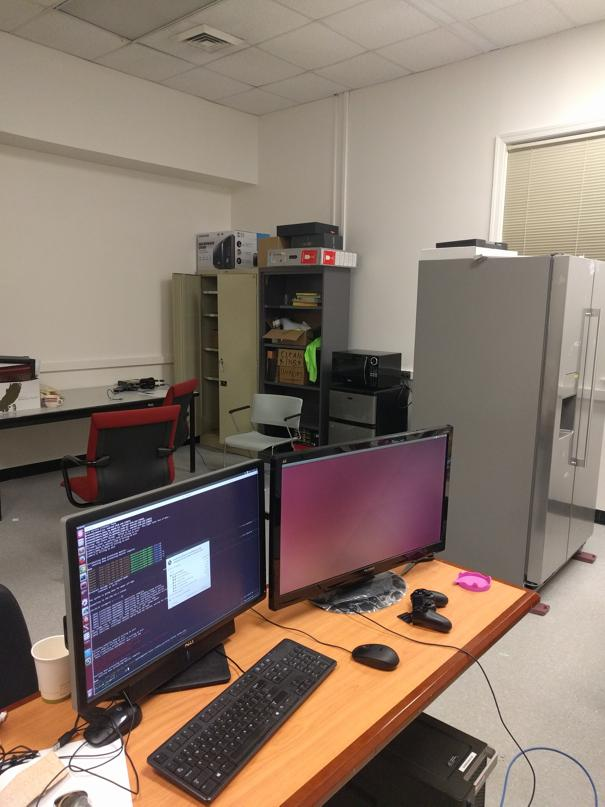
#> input picture Phase1/Data/Train/Set3/2.jpg, 605 x 807 px, found by its file name
$ python Wrapper.py
#> lines starting #> are read from the running program, lines starting #| are printed output that depends on the picture; after the words box and inside, x2 and y2 are one past the last pixel; in counts of white or black regions, pixels touching at a corner belong together
#!/usr/bin/evn python

"""
RBE/CS Fall 2022: Classical and Deep Learning Approaches for
Geometric Computer Vision
Project 1: MyAutoPano: Phase 2 Starter Code


Author(s):
Lening Li (lli4@wpi.edu)
Teaching Assistant in Robotics Engineering,
Worcester Polytechnic Institute
"""

# Code starts here:

import numpy as np
from skimage.feature import peak_local_max
from scipy.ndimage.filters import maximum_filter
import cv2

# Add any python libraries here


def extract_corners(image_path, use_harris=True, block_size=2, ksize=3, k=0.04, num_corners=100):
    # Load the input image
    image = cv2.imread(image_path)

    # Convert the image to grayscale
    gray = cv2.cvtColor(image, cv2.COLOR_BGR2GRAY)

    # Apply either Harris corner detection or Shi-Tomasi corner detection
    if use_harris:
        # Perform Harris corner detection
        corners = cv2.cornerHarris(gray, block_size, ksize, k)

        # Refine the corners by applying a threshold
        corners[corners < 0.001 * corners.max()] = 0
        #corners = cv2.threshold(corners, 0.001 * corners.max(), 255, cv2.THRESH_BINARY)[1]
        # Find the coordinates of the corners
        corner_coords = np.argwhere(corners > 0.01 * corners.max())
        corner_coords = [corner[::-1] for corner in corner_coords]  # Reverse x-y order

    else:
        # Perform Shi-Tomasi corner detection
        corners = cv2.goodFeaturesToTrack(gray, num_corners, 0.01, 10)
        corner_coords = np.int0(corners).reshape(-1, 2).tolist()

    # Draw the detected corners on the image
    image_with_corners = image.copy()

    if use_harris:
        # Harris corner detection produces a corner score image
        image_with_corners[corners > 0.01 * corners.max()] = [0, 0, 255]
    else:
        # Shi-Tomasi corner detection returns corner points directly
        for corner in corner_coords:
            x, y = corner
            cv2.circle(image_with_corners, (x, y), 3, (0, 0, 255), -1)

    return corners, corner_coords, image_with_corners

def ANMS(image, corner_map, N_Best=500):

    local_maxima = peak_local_max(corner_map, 15)

    N_Strong = len(local_maxima)

    r = [np.Inf for i in range(N_Strong)]

    ED = 0

    count = 0

    for i in range(N_Strong):
        for j in range(N_Strong):
            if corner_map[local_maxima[i][0]][local_maxima[i][1]] < corner_map[local_maxima[j][0]][local_maxima[j][1]]:
                ED = np.sqrt((local_maxima[i][0] - local_maxima[j][0])**2 + (local_maxima[i][1] - local_maxima[j][1])**2)
            if ED < r[i]:
                r[i] = ED
                count += 1

    if count < N_Best:
        N_Best = count

    #Sort the r list in descending order and get the N_Best corners without using zip function
    N_Best_Corners = [local_maxima[i] for i in np.argsort(r)[::-1][:N_Best]]

    #print(N_Best_Corners)

    #Show the N_Best corners on the image
    for i in range(len(N_Best_Corners)):
       cv2.circle(image, (int(N_Best_Corners[i][1]), int(N_Best_Corners[i][0])), 3, (0, 0, 255), -1)

    # [4 lines of commented-out code are left out]

    return N_Best_Corners

# You need to describe each feature point by a feature vector, this is like encoding the information at each feature point by a vector. One of the easiest feature descriptor is described next.
# Take a patch of size 41×41 centered (this is very important) around the keypoint/feature point. Now apply gaussian blur (feel free to play around with the parameters, for a start you can use OpenCV’s default parameters in cv2.GaussianBlur command. Now, sub-sample the blurred output (this reduces the dimension) to 8×8
# .Then reshape to obtain a 64×1 vector.Standardize the vector to have zero mean and variance of 1.

def feature_descriptor(image, corner_coords, patch_size=41, blur_sigma=1.5):
    # Convert the image to grayscale
    gray = cv2.cvtColor(image, cv2.COLOR_BGR2GRAY)
    width1, height1 = gray.shape

    # Initialize the list of feature descriptors
    feature_descriptors = []

    # Iterate over the corner coordinates
    for corner in corner_coords:
        # Extract the patch centered at the corner coordinate
        x, y = corner
        #patch = gray[int(y - patch_size // 2):int(y + patch_size // 2 + 1), int(x - patch_size // 2):int(x + patch_size // 2 + 1)]

        if ((int(x - patch_size/2) > 0) and (int(x + patch_size/2) < height1)) and ((int(y - patch_size/2) > 0) and (int(y + patch_size/2) < width1)):
            patch = gray[int(y - patch_size/2): int(y + patch_size/2), int(x - patch_size/2): int(x + patch_size/2)]
            #patch = gray[int(y - patch_size // 2):int(y + patch_size // 2 + 1), int(x - patch_size // 2):int(x + patch_size // 2 + 1)]
        # patch = cv2.GaussianBlur(patch, (3, 3), 0)

        else:
            print("Patch is None")
            continue

        # Apply Gaussian blur to the patch
        patch = cv2.GaussianBlur(patch, (3, 3), blur_sigma)

        patch_subsampled = cv2.resize(patch, (8, 8), interpolation=cv2.INTER_AREA)
        feature_vector = patch_subsampled.reshape(64)
        feature_vector_std = (feature_vector - feature_vector.mean()) / (feature_vector.std() + 1e-10)

        # Sub-sample the blurred patch
        #patch = patch[::patch_size // sub_sample_size, ::patch_size // sub_sample_size]

        # Standardize the patch
        #patch = (patch - np.mean(patch)) / np.std(patch)

        # Flatten the patch into a feature vector
        #feature_vector = patch.flatten()

        #print(feature_vector_std.shape)

        # Append the feature vector to the list of feature descriptors
        feature_descriptors.append(feature_vector_std)

    return feature_descriptors

def match_features(features1, features2, corners1, corners2, threshold=1):
    matched_coords = []
    for i in range(len(features1)):
        SSD = []
        for j in range(len(features2)):
            ssd_val = np.linalg.norm((features1[i]-features2[j]))**2
            SSD.append(ssd_val)

        sorted_SSD_index = np.argsort(SSD)
        if (SSD[sorted_SSD_index[0]] / SSD[sorted_SSD_index[1]]) < threshold:
            matched_coords.append((corners1[i], corners2[sorted_SSD_index[0]]))

    print(f"Number of matched co-ordinates: {len(matched_coords)}")

    if len(matched_coords) < 30:
        print('\nNot enough matches!\n')
        quit()

    return np.array(matched_coords)

def visualizeMatchedFeatures(image1, image2, matched_coords):
    """
        Takes two images and list of co-ordiates of matched features in the images
        and gives a visulaization of the mapping of these features across the images.
    """
    img1 = image1.copy()
    img2 = image2.copy()
    print("\nVisualizing the mapping of matched features of the two images.")

    # images has to be resized into same size (height needs to be same for concatenation)
    image_sizes = [img1.shape, img2.shape]
    target_size = np.max(image_sizes, axis=0)
    if img1.shape != list(target_size):
        print("\nResizing image 1 for proper visualization.")
        img1 = cv2.resize(img1, (target_size[1], target_size[0]), interpolation=cv2.INTER_AREA)
    if img2.shape != list(target_size):
        print("\nResizing image 2 for proper visualization.")
        img2 = cv2.resize(img2, (target_size[1], target_size[0]), interpolation=cv2.INTER_AREA)

    concatenated_image = np.concatenate((img1, img2), axis=1)
    corners1, corners2 = matched_coords[:, 0].astype(int).copy(), matched_coords[:, 1].astype(int).copy()
    corners2[:,0] += img1.shape[1]

    for coord1, coord2 in zip(corners1, corners2):
        cv2.line(concatenated_image, (coord1[0], coord1[1]), (coord2[0], coord2[1]), (0, 255, 255), 1)
        cv2.circle(concatenated_image, (coord1[0], coord1[1]), 3, (0,0,255), 1)
        cv2.circle(concatenated_image, (coord2[0], coord2[1]), 3, (0,255,0), 1)

    cv2.imwrite('matching_sample.png', concatenated_image)

def RANSAC(matched_coords,accuracy=0.9, threshold=5):
    """
        Takes the list of matched co-ordinates of features in two images and
        returns the homography matrix between the two images.
    """
    print("\nEstimating homography between the two images using RANSAC.")
    matched_coords = matched_coords.astype(int)
    num_matches = len(matched_coords)
    #num_iterations = int(np.log(1-accuracy)/np.log(1-(1-threshold/num_matches)**4))
    num_iterations = 3000
    print(f"Number of iterations: {num_iterations}")
    best_inliers = []
    best_homography = None
    for i in range(num_iterations):
        # Randomly select 4 points
        random_indices = np.random.choice(num_matches, size=4, replace=False)
        random_coords = matched_coords[random_indices]
        # Compute homography
        homography = cv2.getPerspectiveTransform(np.float32(random_coords[:, 0]), np.float32(random_coords[:, 1]))
        # Find inliers
        inliers = []
        for j in range(num_matches):
            if np.linalg.norm(np.dot(homography, np.array([matched_coords[j][0][0], matched_coords[j][0][1], 1])) - np.array([matched_coords[j][1][0], matched_coords[j][1][1], 1])) < threshold:
                inliers.append(matched_coords[j])
        if len(inliers) > len(best_inliers):
            best_inliers = inliers
            best_homography = homography
    print(f"Number of inliers: {len(best_inliers)}")
    return best_homography

#Write a function to warp the image using the homography matrix. You can use OpenCV’s warpPerspective function.
def warpandblend(image1, image2, homography):
    """
        Takes two images and homography matrix between them and returns the warped
        image of the first image.
    """
    print("\nWarping the first image using the homography matrix.")
    warped_image = cv2.warpPerspective(image1, homography, (image1.shape[1]+image2.shape[1], image1.shape[0]))
    warped_image[0:image2.shape[0], 0:image2.shape[1]] = image2
    return warped_image

# def warp_image(image, homography):
#     # Warp the image using the homography
#     warped_image = cv2.warpPerspective(image, homography, (image.shape[1], image.shape[0]))

#     return warped_image

def main():
    # [6 lines of commented-out code are left out]

    """
    Read a set of images for Panorama stitching
    """

    detection_type = "corner-harris"

    # filename1 = '/Users/rohin/Desktop/WPI_Fall_ 2022_Academics/RBE_549/P1/YourDirectoryID_p1/Phase1/Data/Train/Set1/1.jpg'
    # img1 = cv2.imread(filename1)

    filename1 = '/Users/rohin/Desktop/WPI_Fall_ 2022_Academics/RBE_549/P1/YourDirectoryID_p1/Phase1/Data/Train/Set3/2.jpg'
    img1 = cv2.imread(filename1)
#> img1 is the input picture: shape (807, 605, 3); mean B, G, R 109.8, 121.7, 138.5

    filename2 = '/Users/rohin/Desktop/WPI_Fall_ 2022_Academics/RBE_549/P1/YourDirectoryID_p1/Phase1/Data/Train/Set3/3.jpg'
    img2 = cv2.imread(filename2)
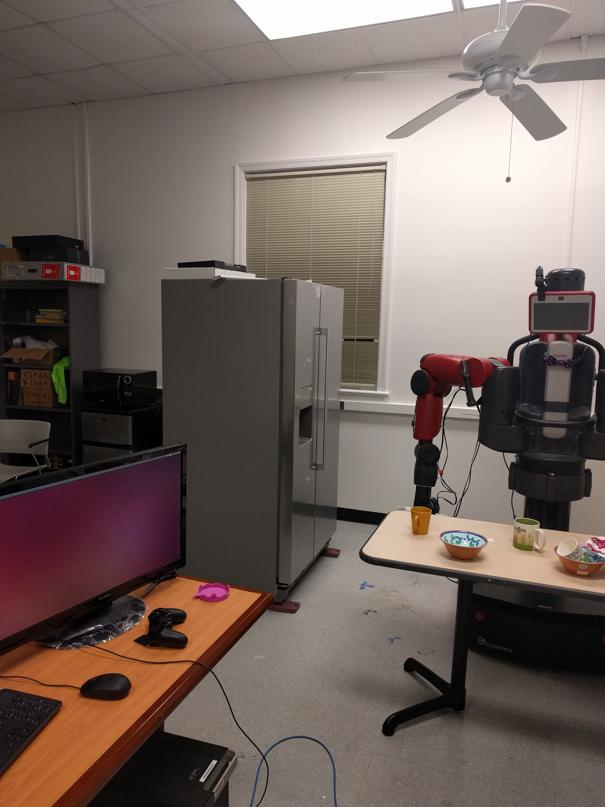
#> input picture Phase1/Data/Train/Set3/3.jpg, 605 x 807 px, found by its file name
#> img2 is the input picture: shape (807, 605, 3); mean B, G, R 94.1, 100.2, 114.7

    #images = [img1,img2]

    #cornerDetection(filename1)

    print(np.shape(img1))
#| (807, 605, 3)

    corners_1, corner_coords_1, output_image_1 = extract_corners(filename1, use_harris=True)
#> in extract_corners, `corners = cv2.cornerHarris(gray, block_size, ksize, k)`:
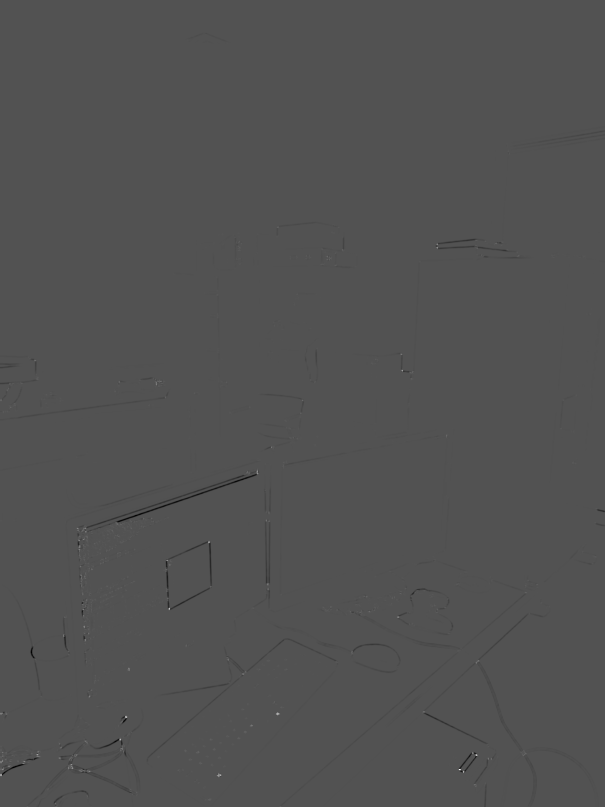
#> corners: shape (807, 605) float32; min -0.00948, max 0.0199, mean -2.2e-05; drawn with min black and max white
#> in extract_corners, `corner_coords = np.argwhere(corners > 0.01 * corners.max())`: corner_coords = 2775 pairs, first value 150 to 806, second value 0 to 596
#> in extract_corners, `corner_coords = [corner[::-1] for corner in corner_coords]`: corner_coords = 2775 pairs, first value 0 to 596, second value 150 to 806
#> in extract_corners, `image_with_corners[corners > 0.01 * corners.max()] = [0, 0, 255]`: image_with_corners: shape (807, 605, 3); 0.57% of pixels changed, all inside (x1, y1, x2, y2) = (0, 150, 597, 807)
#> corner_coords_1 has the same summary as corner_coords in extract_corners

    best_corners_1 = ANMS(img1, corners_1, 700)
#> in ANMS, `local_maxima = peak_local_max(corner_map, 15)`: local_maxima = 140 pairs, first value 40 to 782, second value 35 to 583
#> in ANMS, `N_Strong = len(local_maxima)`: N_Strong = 140
#> after the loop in ANMS, `for i in range(N_Strong):`: count = 760; r = 140 values, max 333.1 at index 8, min 0 at index 0, mean 48.38
#> in ANMS, `N_Best_Corners = [local_maxima[i] for i in np.argsort(r)[::-1][:N_Best]]`: N_Best_Corners has the same summary as local_maxima
#> the loop in ANMS, `for i in range(len(N_Best_Corners)):` made 140 passes
#> best_corners_1 has the same summary as local_maxima in ANMS

    feature_descriptors_1 = feature_descriptor(img1, best_corners_1,patch_size=41, blur_sigma=0)
#> the loop in feature_descriptor, `for corner in corner_coords:` made 140 passes
#> (x, y) on passes 1 to 12: (370, 402), (608, 169), (40, 187), (617, 398), (713, 277), (739, 120), (384, 156), (462, 572), (247, 437), (360, 35), (95, 334), (256, 327)
#| Patch is None
#| Patch is None
#| Patch is None
#| Patch is None
#| Patch is None
#| Patch is None
#| Patch is None
#| Patch is None
#> (further printed lines are left out)
#> after the loop in feature_descriptor, `for corner in corner_coords:`:
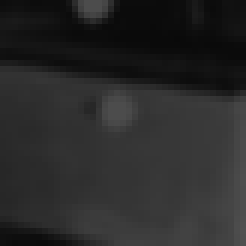
#> patch: shape (41, 41) (shown 6 times larger); min 9, max 81, mean 41.2
#> after the loop in feature_descriptor, `for corner in corner_coords:`: feature_descriptors = 89 items
#> feature_descriptors_1 = 89 items

    corners_2, corner_coords_2, output_image_2 = extract_corners(filename2, use_harris=True)
#> call 2 of extract_corners, with use_harris = True, block_size = 2, ksize = 3, k = 0.04, num_corners = 100
#> in extract_corners (call 2), `corner_coords = np.argwhere(corners > 0.01 * corners.max())`: corner_coords = 1319 pairs, first value 0 to 806, second value 13 to 604
#> in extract_corners (call 2), `corner_coords = [corner[::-1] for corner in corner_coords]`: corner_coords = 1319 pairs, first value 13 to 604, second value 0 to 806
#> in extract_corners (call 2), `image_with_corners[corners > 0.01 * corners.max()] = [0, 0, 255]`:
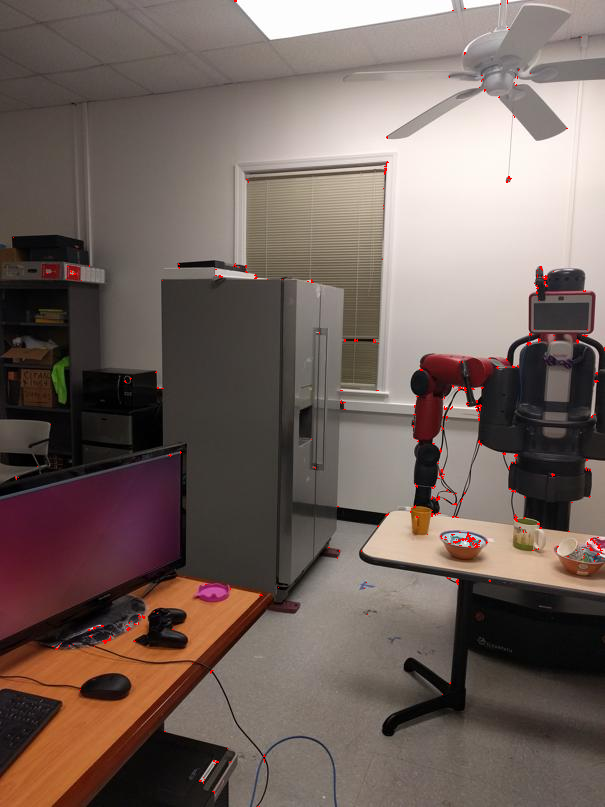
#> image_with_corners: shape (807, 605, 3); 0.27% of pixels changed, all inside (x1, y1, x2, y2) = (13, 0, 605, 807)
#> corner_coords_2 has the same summary as corner_coords in extract_corners

    best_corners_2 = ANMS(img2, corners_2, 700)
#> the loop in ANMS (call 2), `for i in range(len(N_Best_Corners)):` made 135 passes
#> best_corners_2 = 135 pairs, first value 29 to 780, second value 15 to 589

    feature_descriptors_2 = feature_descriptor(img2, best_corners_2,patch_size=41, blur_sigma=0)
#> call 2 of feature_descriptor, with patch_size = 41, blur_sigma = 0
#> the loop in feature_descriptor (call 2), `for corner in corner_coords:` made 135 passes
#> (x, y) on passes 1 to 12: (641, 104), (170, 386), (780, 200), (277, 256), (477, 15), (595, 261), (103, 72), (41, 270), (528, 540), (388, 158), (271, 71), (77, 517)
#| Patch is None
#| Patch is None
#| Patch is None
#| Patch is None
#| Patch is None
#| Patch is None
#| Patch is None
#| Patch is None
#> (further printed lines are left out)
#> after the loop in feature_descriptor (call 2), `for corner in corner_coords:`:
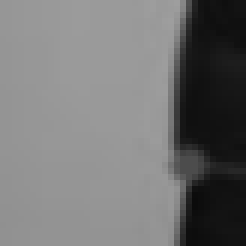
#> patch: shape (41, 41) (shown 6 times larger); min 11, max 158, mean 115.8
#> after the loop in feature_descriptor (call 2), `for corner in corner_coords:`: feature_descriptors = 104 items
#> feature_descriptors_2 = 104 items

    matching_indices = match_features(feature_descriptors_1, feature_descriptors_2, best_corners_1, best_corners_2, threshold=1)
#> the loop in match_features, `for i in range(len(features1)):` made 89 passes
#> after the loop in match_features, `for i in range(len(features1)):`: matched_coords = 89 items, first 6: ([370, 402], [282, 104]), ([608, 169], [179, 246]), ([40, 187], [345, 18]), ([617, 398], [578, 177]), ([713, 277], [614, 367]), ([739, 120], [170, 386])
#| Number of matched co-ordinates: 89

    print(matching_indices)
#> (printed output is left out)

    visualizeMatchedFeatures(img1, img2, np.array(matching_indices))
#> in visualizeMatchedFeatures, `corners1, corners2 = matched_coords[:, 0].astype(int).copy(), matched_..`: corners1 = 89 pairs, first value 40 to 775, second value 35 to 583; corners2 = 89 pairs, first value 77 to 780, second value 18 to 586
#> the loop in visualizeMatchedFeatures, `for coord1, coord2 in zip(corners1, corners2):` made 89 passes
#> (coord1, coord2) on passes 1 to 12: ([370, 402], [887, 104]), ([608, 169], [784, 246]), ([40, 187], [950, 18]), ([617, 398], [1183, 177]), ([713, 277], [1219, 367]), ([739, 120], [775, 386]), ([384, 156], [1096, 515]), ([462, 572], [1065, 142]), ([247, 437], [1184, 457]), ([360, 35], [745, 536]), ([95, 334], [971, 514]), ([256, 327], [872, 179])
#> after the loop in visualizeMatchedFeatures, `for coord1, coord2 in zip(corners1, corners2):`:
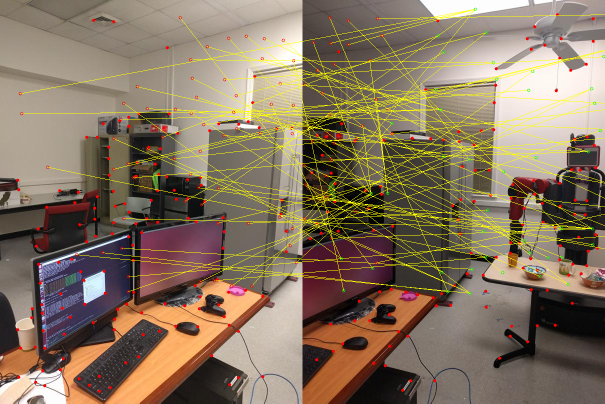
#> concatenated_image: shape (807, 1210, 3) (shown at 1/2 size); mean B, G, R 96.4, 117.3, 134.5

    homography = RANSAC(matching_indices,accuracy=0.9, threshold=5)
#> in RANSAC, `num_matches = len(matched_coords)`: num_matches = 89
#> the loop in RANSAC, `for i in range(num_iterations):` made 3000 passes
#> random_indices on passes 1 to 3: [2, 13, 53, 41], [83, 7, 61, 78], [87, 12, 14, 81]
#> after the loop in RANSAC, `for i in range(num_iterations):`: best_inliers = [[[414, 93], [276, 219]]]
#| Number of inliers: 1
#> homography = [[-0.609, -0.572, 584.7], [-0.477, -0.44, 455.6], [-0.00105, -0.000968, 1]]

    print(homography)
#| [[-6.08803197e-01 -5.71753292e-01  5.84713817e+02]
#|  [-4.76832369e-01 -4.39840332e-01  4.55598943e+02]
#|  [-1.04597698e-03 -9.68008663e-04  1.00000000e+00]]

    warped_image = warpandblend(img1, img2, homography)
#> in warpandblend, `warped_image[0:image2.shape[0], 0:image2.shape[1]] = image2`:
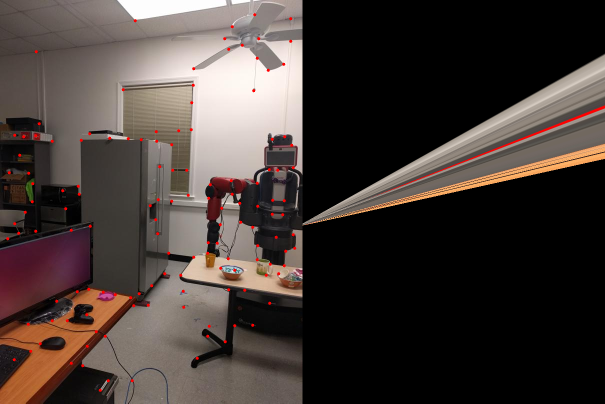
#> warped_image: shape (807, 1210, 3) (shown at 1/2 size); mean B, G, R 54, 58.1, 67.8

    cv2.imwrite('warped_image.jpg', warped_image)

    #Display warped image
    cv2.imshow('Warped Image', warped_image)
    cv2.waitKey(0)
    cv2.destroyAllWindows()

    # [16 lines of commented-out code are left out]

    """
	Corner Detection
	Save Corner detection output as corners.png
	"""

    """
	Perform ANMS: Adaptive Non-Maximal Suppression
	Save ANMS output as anms.png
	"""

    """
	Feature Descriptors
	Save Feature Descriptor output as FD.png
	"""

    """
	Feature Matching
	Save Feature Matching output as matching.png
	"""

    """
	Refine: RANSAC, Estimate Homography
	"""

    """
	Image Warping + Blending
	Save Panorama output as mypano.png
	"""


if __name__ == "__main__":
    main()
